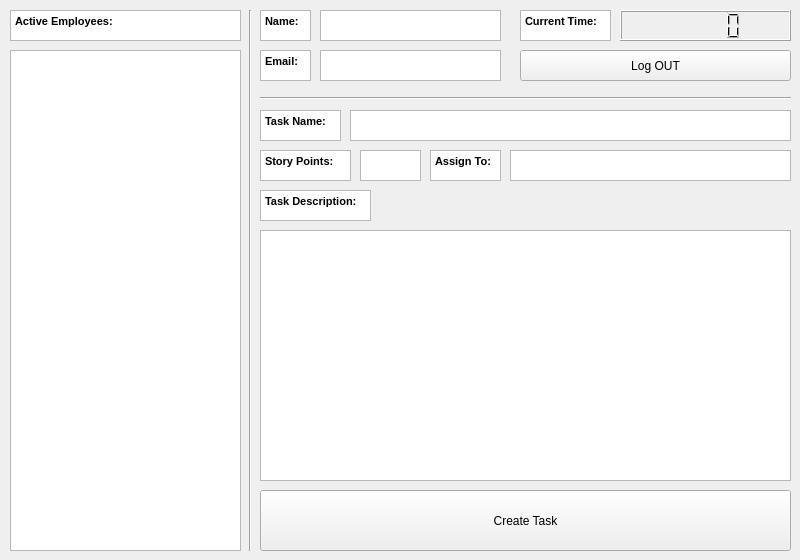
<?xml version="1.0" encoding="UTF-8"?>
<ui version="4.0">
 <class>BossUI</class>
 <widget class="QMainWindow" name="BossUI">
  <property name="geometry">
   <rect>
    <x>0</x>
    <y>0</y>
    <width>800</width>
    <height>560</height>
   </rect>
  </property>
  <property name="windowTitle">
   <string>Boss UI</string>
  </property>
  <widget class="QWidget" name="centralwidget">
   <widget class="QTextBrowser" name="textBrowser_8">
    <property name="geometry">
     <rect>
      <x>520</x>
      <y>10</y>
      <width>91</width>
      <height>31</height>
     </rect>
    </property>
    <property name="html">
     <string>&lt;!DOCTYPE HTML PUBLIC &quot;-//W3C//DTD HTML 4.0//EN&quot; &quot;http://www.w3.org/TR/REC-html40/strict.dtd&quot;&gt;
&lt;html&gt;&lt;head&gt;&lt;meta name=&quot;qrichtext&quot; content=&quot;1&quot; /&gt;&lt;style type=&quot;text/css&quot;&gt;
p, li { white-space: pre-wrap; }
&lt;/style&gt;&lt;/head&gt;&lt;body style=&quot; font-family:'MS Shell Dlg 2'; font-size:8.25pt; font-weight:400; font-style:normal;&quot;&gt;
&lt;p style=&quot; margin-top:0px; margin-bottom:0px; margin-left:0px; margin-right:0px; -qt-block-indent:0; text-indent:0px;&quot;&gt;&lt;span style=&quot; font-size:8pt; font-weight:600;&quot;&gt;Current Time: &lt;/span&gt;&lt;/p&gt;&lt;/body&gt;&lt;/html&gt;</string>
    </property>
   </widget>
   <widget class="QPushButton" name="log_out">
    <property name="geometry">
     <rect>
      <x>520</x>
      <y>50</y>
      <width>271</width>
      <height>31</height>
     </rect>
    </property>
    <property name="text">
     <string>Log OUT</string>
    </property>
   </widget>
   <widget class="QTextBrowser" name="boss_email">
    <property name="geometry">
     <rect>
      <x>320</x>
      <y>50</y>
      <width>181</width>
      <height>31</height>
     </rect>
    </property>
   </widget>
   <widget class="QTextBrowser" name="textBrowser_2">
    <property name="geometry">
     <rect>
      <x>260</x>
      <y>10</y>
      <width>51</width>
      <height>31</height>
     </rect>
    </property>
    <property name="html">
     <string>&lt;!DOCTYPE HTML PUBLIC &quot;-//W3C//DTD HTML 4.0//EN&quot; &quot;http://www.w3.org/TR/REC-html40/strict.dtd&quot;&gt;
&lt;html&gt;&lt;head&gt;&lt;meta name=&quot;qrichtext&quot; content=&quot;1&quot; /&gt;&lt;style type=&quot;text/css&quot;&gt;
p, li { white-space: pre-wrap; }
&lt;/style&gt;&lt;/head&gt;&lt;body style=&quot; font-family:'MS Shell Dlg 2'; font-size:8.25pt; font-weight:400; font-style:normal;&quot;&gt;
&lt;p style=&quot; margin-top:0px; margin-bottom:0px; margin-left:0px; margin-right:0px; -qt-block-indent:0; text-indent:0px;&quot;&gt;&lt;span style=&quot; font-size:8pt; font-weight:600;&quot;&gt;Name: &lt;/span&gt;&lt;/p&gt;&lt;/body&gt;&lt;/html&gt;</string>
    </property>
   </widget>
   <widget class="QLCDNumber" name="current_time">
    <property name="geometry">
     <rect>
      <x>620</x>
      <y>10</y>
      <width>171</width>
      <height>31</height>
     </rect>
    </property>
   </widget>
   <widget class="QTextBrowser" name="textBrowser_3">
    <property name="geometry">
     <rect>
      <x>260</x>
      <y>50</y>
      <width>51</width>
      <height>31</height>
     </rect>
    </property>
    <property name="html">
     <string>&lt;!DOCTYPE HTML PUBLIC &quot;-//W3C//DTD HTML 4.0//EN&quot; &quot;http://www.w3.org/TR/REC-html40/strict.dtd&quot;&gt;
&lt;html&gt;&lt;head&gt;&lt;meta name=&quot;qrichtext&quot; content=&quot;1&quot; /&gt;&lt;style type=&quot;text/css&quot;&gt;
p, li { white-space: pre-wrap; }
&lt;/style&gt;&lt;/head&gt;&lt;body style=&quot; font-family:'MS Shell Dlg 2'; font-size:8.25pt; font-weight:400; font-style:normal;&quot;&gt;
&lt;p style=&quot; margin-top:0px; margin-bottom:0px; margin-left:0px; margin-right:0px; -qt-block-indent:0; text-indent:0px;&quot;&gt;&lt;span style=&quot; font-size:8pt; font-weight:600;&quot;&gt;Email: &lt;/span&gt;&lt;/p&gt;&lt;/body&gt;&lt;/html&gt;</string>
    </property>
   </widget>
   <widget class="QTextBrowser" name="boss_name">
    <property name="geometry">
     <rect>
      <x>320</x>
      <y>10</y>
      <width>181</width>
      <height>31</height>
     </rect>
    </property>
   </widget>
   <widget class="Line" name="line">
    <property name="geometry">
     <rect>
      <x>240</x>
      <y>10</y>
      <width>20</width>
      <height>541</height>
     </rect>
    </property>
    <property name="orientation">
     <enum>Qt::Vertical</enum>
    </property>
   </widget>
   <widget class="Line" name="line_2">
    <property name="geometry">
     <rect>
      <x>260</x>
      <y>90</y>
      <width>531</width>
      <height>16</height>
     </rect>
    </property>
    <property name="orientation">
     <enum>Qt::Horizontal</enum>
    </property>
   </widget>
   <widget class="QTextBrowser" name="textBrowser_4">
    <property name="geometry">
     <rect>
      <x>10</x>
      <y>10</y>
      <width>231</width>
      <height>31</height>
     </rect>
    </property>
    <property name="html">
     <string>&lt;!DOCTYPE HTML PUBLIC &quot;-//W3C//DTD HTML 4.0//EN&quot; &quot;http://www.w3.org/TR/REC-html40/strict.dtd&quot;&gt;
&lt;html&gt;&lt;head&gt;&lt;meta name=&quot;qrichtext&quot; content=&quot;1&quot; /&gt;&lt;style type=&quot;text/css&quot;&gt;
p, li { white-space: pre-wrap; }
&lt;/style&gt;&lt;/head&gt;&lt;body style=&quot; font-family:'MS Shell Dlg 2'; font-size:8.25pt; font-weight:400; font-style:normal;&quot;&gt;
&lt;p style=&quot; margin-top:0px; margin-bottom:0px; margin-left:0px; margin-right:0px; -qt-block-indent:0; text-indent:0px;&quot;&gt;&lt;span style=&quot; font-size:8pt; font-weight:600;&quot;&gt;Active Employees: &lt;/span&gt;&lt;/p&gt;&lt;/body&gt;&lt;/html&gt;</string>
    </property>
   </widget>
   <widget class="QListView" name="active_employees">
    <property name="geometry">
     <rect>
      <x>10</x>
      <y>50</y>
      <width>231</width>
      <height>501</height>
     </rect>
    </property>
   </widget>
   <widget class="QTextBrowser" name="textBrowser_5">
    <property name="geometry">
     <rect>
      <x>260</x>
      <y>150</y>
      <width>91</width>
      <height>31</height>
     </rect>
    </property>
    <property name="html">
     <string>&lt;!DOCTYPE HTML PUBLIC &quot;-//W3C//DTD HTML 4.0//EN&quot; &quot;http://www.w3.org/TR/REC-html40/strict.dtd&quot;&gt;
&lt;html&gt;&lt;head&gt;&lt;meta name=&quot;qrichtext&quot; content=&quot;1&quot; /&gt;&lt;style type=&quot;text/css&quot;&gt;
p, li { white-space: pre-wrap; }
&lt;/style&gt;&lt;/head&gt;&lt;body style=&quot; font-family:'MS Shell Dlg 2'; font-size:8.25pt; font-weight:400; font-style:normal;&quot;&gt;
&lt;p style=&quot; margin-top:0px; margin-bottom:0px; margin-left:0px; margin-right:0px; -qt-block-indent:0; text-indent:0px;&quot;&gt;&lt;span style=&quot; font-size:8pt; font-weight:600;&quot;&gt;Story Points: &lt;/span&gt;&lt;/p&gt;&lt;/body&gt;&lt;/html&gt;</string>
    </property>
   </widget>
   <widget class="QTextBrowser" name="textBrowser_6">
    <property name="geometry">
     <rect>
      <x>260</x>
      <y>110</y>
      <width>81</width>
      <height>31</height>
     </rect>
    </property>
    <property name="html">
     <string>&lt;!DOCTYPE HTML PUBLIC &quot;-//W3C//DTD HTML 4.0//EN&quot; &quot;http://www.w3.org/TR/REC-html40/strict.dtd&quot;&gt;
&lt;html&gt;&lt;head&gt;&lt;meta name=&quot;qrichtext&quot; content=&quot;1&quot; /&gt;&lt;style type=&quot;text/css&quot;&gt;
p, li { white-space: pre-wrap; }
&lt;/style&gt;&lt;/head&gt;&lt;body style=&quot; font-family:'MS Shell Dlg 2'; font-size:8.25pt; font-weight:400; font-style:normal;&quot;&gt;
&lt;p style=&quot; margin-top:0px; margin-bottom:0px; margin-left:0px; margin-right:0px; -qt-block-indent:0; text-indent:0px;&quot;&gt;&lt;span style=&quot; font-size:8pt; font-weight:600;&quot;&gt;Task Name: &lt;/span&gt;&lt;/p&gt;&lt;/body&gt;&lt;/html&gt;</string>
    </property>
   </widget>
   <widget class="QTextBrowser" name="textBrowser_7">
    <property name="geometry">
     <rect>
      <x>430</x>
      <y>150</y>
      <width>71</width>
      <height>31</height>
     </rect>
    </property>
    <property name="html">
     <string>&lt;!DOCTYPE HTML PUBLIC &quot;-//W3C//DTD HTML 4.0//EN&quot; &quot;http://www.w3.org/TR/REC-html40/strict.dtd&quot;&gt;
&lt;html&gt;&lt;head&gt;&lt;meta name=&quot;qrichtext&quot; content=&quot;1&quot; /&gt;&lt;style type=&quot;text/css&quot;&gt;
p, li { white-space: pre-wrap; }
&lt;/style&gt;&lt;/head&gt;&lt;body style=&quot; font-family:'MS Shell Dlg 2'; font-size:8.25pt; font-weight:400; font-style:normal;&quot;&gt;
&lt;p style=&quot; margin-top:0px; margin-bottom:0px; margin-left:0px; margin-right:0px; -qt-block-indent:0; text-indent:0px;&quot;&gt;&lt;span style=&quot; font-size:8pt; font-weight:600;&quot;&gt;Assign To: &lt;/span&gt;&lt;/p&gt;&lt;/body&gt;&lt;/html&gt;</string>
    </property>
   </widget>
   <widget class="QListView" name="assign_to_list">
    <property name="geometry">
     <rect>
      <x>510</x>
      <y>150</y>
      <width>281</width>
      <height>31</height>
     </rect>
    </property>
   </widget>
   <widget class="QTextBrowser" name="textBrowser_9">
    <property name="geometry">
     <rect>
      <x>260</x>
      <y>190</y>
      <width>111</width>
      <height>31</height>
     </rect>
    </property>
    <property name="html">
     <string>&lt;!DOCTYPE HTML PUBLIC &quot;-//W3C//DTD HTML 4.0//EN&quot; &quot;http://www.w3.org/TR/REC-html40/strict.dtd&quot;&gt;
&lt;html&gt;&lt;head&gt;&lt;meta name=&quot;qrichtext&quot; content=&quot;1&quot; /&gt;&lt;style type=&quot;text/css&quot;&gt;
p, li { white-space: pre-wrap; }
&lt;/style&gt;&lt;/head&gt;&lt;body style=&quot; font-family:'MS Shell Dlg 2'; font-size:8.25pt; font-weight:400; font-style:normal;&quot;&gt;
&lt;p style=&quot; margin-top:0px; margin-bottom:0px; margin-left:0px; margin-right:0px; -qt-block-indent:0; text-indent:0px;&quot;&gt;&lt;span style=&quot; font-size:8pt; font-weight:600;&quot;&gt;Task Description: &lt;/span&gt;&lt;/p&gt;&lt;/body&gt;&lt;/html&gt;</string>
    </property>
   </widget>
   <widget class="QTextEdit" name="task_description">
    <property name="geometry">
     <rect>
      <x>260</x>
      <y>230</y>
      <width>531</width>
      <height>251</height>
     </rect>
    </property>
   </widget>
   <widget class="QTextEdit" name="task_name">
    <property name="geometry">
     <rect>
      <x>350</x>
      <y>110</y>
      <width>441</width>
      <height>31</height>
     </rect>
    </property>
   </widget>
   <widget class="QTextEdit" name="task_story_points">
    <property name="geometry">
     <rect>
      <x>360</x>
      <y>150</y>
      <width>61</width>
      <height>31</height>
     </rect>
    </property>
   </widget>
   <widget class="QPushButton" name="create_task">
    <property name="geometry">
     <rect>
      <x>260</x>
      <y>490</y>
      <width>531</width>
      <height>61</height>
     </rect>
    </property>
    <property name="text">
     <string>Create Task</string>
    </property>
   </widget>
  </widget>
 </widget>
 <resources/>
 <connections/>
</ui>
